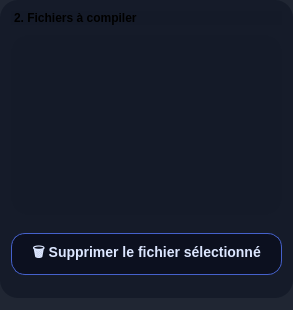
        <widget class="QFrame" name="frame_files">
         <property name="styleSheet">
          <string notr="true">background: rgba(20,26,40,0.95); border-radius: 18px; margin-bottom: 12px;</string>
         </property>
         <property name="frameShape">
          <enum>QFrame::Shape::NoFrame</enum>
         </property>
         <layout class="QVBoxLayout" name="layout_files">
          <item>
           <widget class="QLabel" name="label_files_section">
            <property name="styleSheet">
             <string notr="true">font-weight: 600; margin-bottom: 4px;</string>
            </property>
            <property name="text">
             <string>2. Fichiers à compiler</string>
            </property>
           </widget>
          </item>
          <item>
           <widget class="QListWidget" name="file_list"/>
          </item>
          <item>
           <widget class="QPushButton" name="btn_remove_file">
            <property name="styleSheet">
             <string notr="true">/* === Base === */
QWidget {
    background-color: #0c101f;
    color: #dce6ff;
    font-family: 'Segoe UI', 'Montserrat', sans-serif;
    font-size: 14px;
}

/* === Cartes (QFrame, QWidget personnalisés) === */
QFrame {
    background-color: rgba(20, 26, 40, 0.9);
    border: 1px solid rgba(70, 120, 200, 0.3);
    border-radius: 18px;
}

/* === Boutons néon bleus === */
QPushButton {
    background-color: qlineargradient(
        spread:pad, x1:0, y1:0, x2:1, y2:1,
        stop:0 #152040, stop:1 #1e3a7e
    );
    color: #dce6ff;
    border: 1px solid #4561cc;
    border-radius: 14px;
    padding: 8px 20px;
    font-weight: 600;
    text-shadow: 0 0 6px #4a7dff;
}

QPushButton:hover {
    background-color: qlineargradient(
        spread:pad, x1:0, y1:0, x2:1, y2:1,
        stop:0 #1c2c5a, stop:1 #2f51c4
    );
    border: 1px solid #5a85ff;
    color: #e8efff;
}

QPushButton:pressed {
    background-color: #17234a;
}

/* === Champs texte === */
QLineEdit, QTextEdit, QPlainTextEdit {
    background-color: #131a33;
    border: 1px solid #3555a5;
    border-radius: 12px;
    padding: 6px 12px;
    color: #e0e6f2;
}

QLineEdit:focus, QTextEdit:focus, QPlainTextEdit:focus {
    border: 1px solid #5e90ff;
    background-color: #192445;
}

/* === Combobox === */
QComboBox {
    background-color: #1a2344;
    border: 1px solid #3555a5;
    border-radius: 12px;
    padding: 5px 10px;
    color: #dce6ff;
}

QComboBox:hover {
    border: 1px solid #5a85ff;
}

QComboBox::drop-down {
    border: none;
    background: transparent;
}

/* === CheckBox === */
QCheckBox {
    spacing: 6px;
    color: #cddaf9;
}

QCheckBox::indicator {
    width: 18px;
    height: 18px;
    border: 1px solid #3a5cc8;
    background-color: #162444;
    border-radius: 5px;
}

QCheckBox::indicator:checked {
    background-color: #5a8eff;
    box-shadow: 0 0 6px #6ca0ff;
}

/* === Labels === */
QLabel {
    color: #dce6ff;
}

/* === ScrollBar custom === */
QScrollBar:vertical {
    background-color: transparent;
    width: 8px;
    margin: 0px;
}

QScrollBar::handle:vertical {
    background-color: #3254a2;
    border-radius: 4px;
    min-height: 20px;
}

QScrollBar::handle:vertical:hover {
    background-color: #5e8cff;
}

QScrollBar::add-line:vertical,
QScrollBar::sub-line:vertical {
    height: 0px;
}

/* === TabWidget === */
QTabWidget::pane {
    border: 1px solid #3555a5;
    border-radius: 10px;
    padding: 6px;
    background-color: rgba(18, 24, 39, 0.7);
}

QTabBar::tab {
    background: #192340;
    border: 1px solid #3555a5;
    padding: 6px 14px;
    border-top-left-radius: 10px;
    border-top-right-radius: 10px;
    color: #b0c4ff;
}

QTabBar::tab:selected {
    background: #2b4aac;
    color: #ffffff;
    border-bottom: none;
}

/* === Tooltips === */
QToolTip {
    background-color: #1a2544;
    color: #eaf1ff;
    border: 1px solid #4a74c7;
    padding: 4px;
    border-radius: 6px;
}

/* === Désactivation visible === */
QPushButton:disabled {
    background-color: #222b44;
    color: #7a8bbd;
    border: 1px solid #3a4a6a;
}
QCheckBox:disabled {
    color: #7a8bbd;
}
QCheckBox::indicator:disabled {
    background-color: #232b3c;
    border: 1px solid #3a4a6a;
}
QLineEdit:disabled, QTextEdit:disabled {
    background-color: #181e2e;
    color: #7a8bbd;
    border: 1px solid #2a3550;
}
</string>
            </property>
            <property name="text">
             <string>🗑️ Supprimer le fichier sélectionné</string>
            </property>
           </widget>
          </item>
         </layout>
        </widget>
